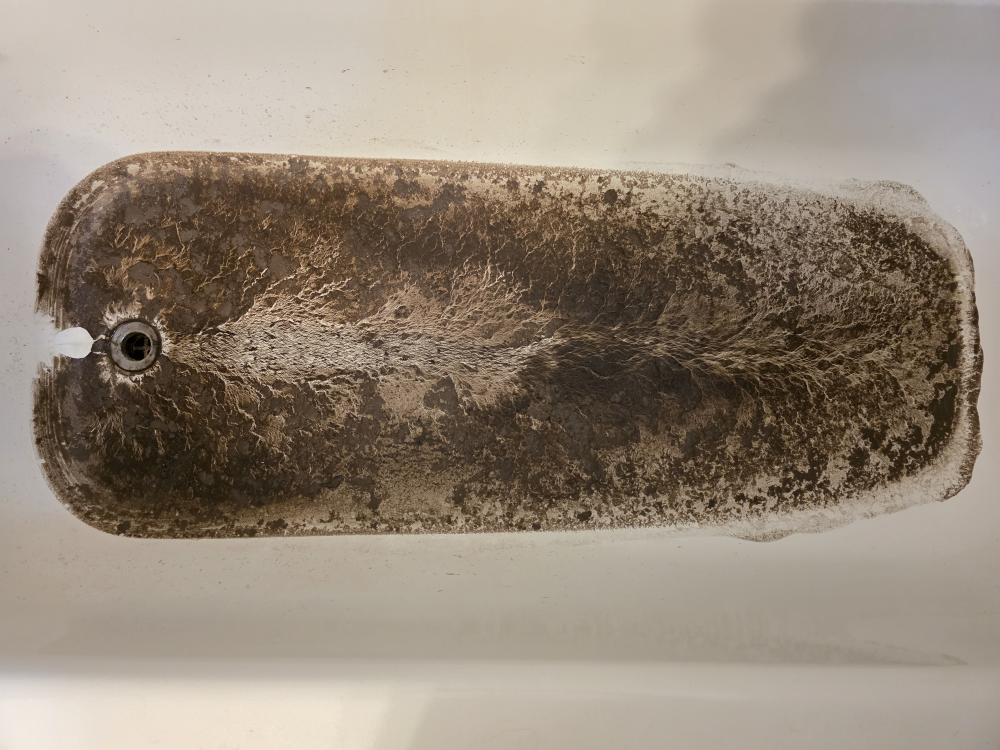
#> input picture day-14/data/source/tub_20260318_noexif.jpg, 4000 x 3000 px (shown at 1/4 size)
$ python photo_metrics.py
#> lines starting #> are read from the running program, lines starting #| are printed output that depends on the picture; after the words box and inside, x2 and y2 are one past the last pixel; in counts of white or black regions, pixels touching at a corner belong together
"""Day 14: rectify the tub photo onto the model frame and measure it.

The photo was taken from above with mild tilt. The wetted footprint (floor plus lower walls) is mapped by an
axis-aligned affine fit to its bounding box onto 1280 x 520 mm, the model frame. That ignores the small
keystone (left end about 6 % taller than the right in the photo) and the curvature of the walls; both are
stated on the page. Lighting is flattened by dividing by a 40 mm blur, so "pale" means paler than the
neighbourhood, not lit by the lamp.

Writes data/derived/photo_rect_05mm.jpg (display), data/derived/photo_metrics.npz and photo_metrics.json.
Run: python -I scripts/photo_metrics.py
"""
import json
from pathlib import Path

import numpy as np
from PIL import Image
from scipy import ndimage as nd

ROOT = Path(__file__).resolve().parents[1]
SRC = ROOT / "data" / "source" / "tub_20260318_noexif.jpg"
DER = ROOT / "data" / "derived"
BOX = (120, 608, 3932, 2152)        # footprint bounding box in the 4000 x 3000 photo (left, top, right, bottom)
LX, LY = 1280, 520                  # mm
DRAIN = (120, 260)                  # mm


def structure_orientation(img, sigma_d=1.0, sigma_i=4.0):
    gy, gx = np.gradient(nd.gaussian_filter(img, sigma_d))
    jxx = nd.gaussian_filter(gx * gx, sigma_i)
    jyy = nd.gaussian_filter(gy * gy, sigma_i)
    jxy = nd.gaussian_filter(gx * gy, sigma_i)
    theta = 0.5 * np.arctan2(2 * jxy, jxx - jyy) + np.pi / 2      # direction ALONG the features
    lam = np.sqrt((jxx - jyy) ** 2 + 4 * jxy ** 2)
    coh = lam / (jxx + jyy + 1e-12)
    return theta, coh


def metrics(pale, theta, coh, mask, px_mm):
    """Shared by photo and model: along-axis and cross-axis pale fraction, orientation relative to the drain."""
    ny, nx = pale.shape
    x = (np.arange(nx) + 0.5) * px_mm
    y = (np.arange(ny) + 0.5) * px_mm
    X, Y = np.meshgrid(x, y)
    to_drain = np.arctan2(DRAIN[1] - Y, DRAIN[0] - X)
    rel = np.abs(((theta - to_drain) + np.pi / 2) % np.pi - np.pi / 2)   # 0 = aligned with the drain direction
    bins_x = np.linspace(0, LX, 33)
    bins_y = np.linspace(0, LY, 14)
    along = [float(pale[mask & (X >= a) & (X < b)].mean()) for a, b in zip(bins_x[:-1], bins_x[1:], strict=True)]
    across = [float(pale[mask & (Y >= a) & (Y < b)].mean()) for a, b in zip(bins_y[:-1], bins_y[1:], strict=True)]
    strong = mask & (coh > 0.35)
    zones = {"drain (<10 cm)": np.hypot(X - DRAIN[0], Y - DRAIN[1]) < 100,
             "axis (middle third)": (np.abs(Y - LY / 2) < LY / 6) & (X > 150),
             "walls (outer band)": (np.abs(Y - LY / 2) > LY * 0.36) & (X > 150)}
    rose = {}
    for k, z in zones.items():
        h, _ = np.histogram(rel[strong & z], bins=9, range=(0, np.pi / 2), weights=coh[strong & z])
        rose[k] = (h / max(h.sum(), 1e-9)).round(4).tolist()
    return {"pale_frac": float(pale[mask].mean()), "along_x_mm": bins_x.tolist(), "along": along,
            "across_y_mm": bins_y.tolist(), "across": across, "rose_bins_deg": np.linspace(0, 90, 10).tolist(), "rose": rose}


def main():
    DER.mkdir(parents=True, exist_ok=True)
    im = Image.open(SRC).convert("RGB").crop(BOX)
    im.resize((LX * 2, LY * 2), Image.LANCZOS).save(DER / "photo_rect_05mm.jpg", quality=88)
    a = np.asarray(im.resize((LX, LY), Image.LANCZOS), float) / 255.0          # 1 mm pixels
    L = a.mean(2)
    flat = L / nd.gaussian_filter(L, 40)
    # footprint mask in the rectified frame: dark or saturated, closed and filled
    sat = a.max(2) - a.min(2)
    m = (L < 0.59) | (sat > 0.18)
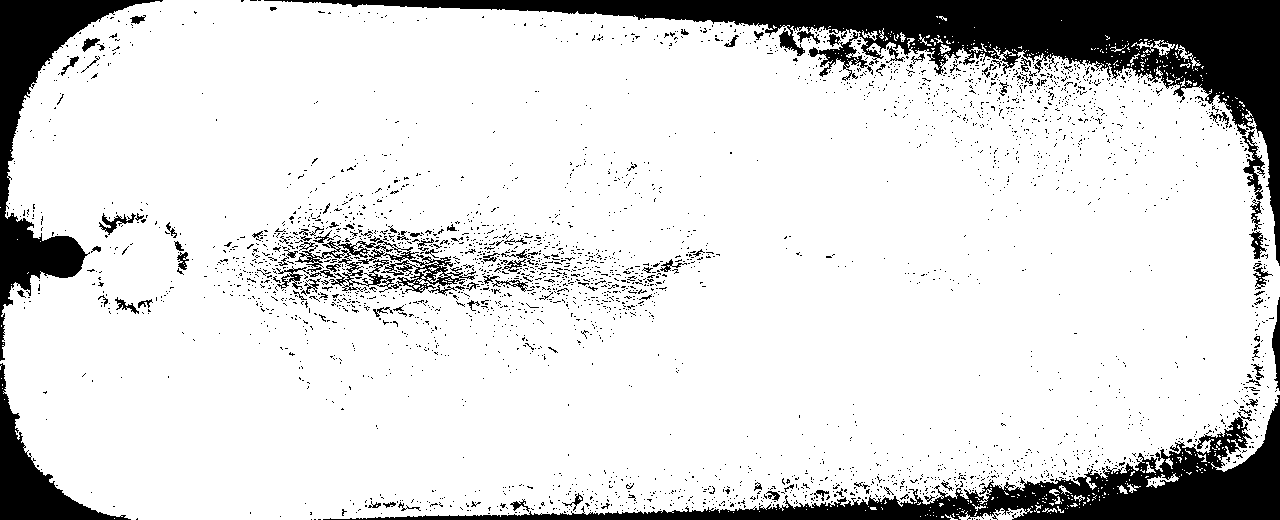
#> m: shape (520, 1280) bool; 85.2% white; 3218 black regions (3104 under 20 px), largest, box (x1, y1, x2, y2) and area: (264, 0, 1280, 266) 39562, (323, 395, 1280, 520) 22004, (0, 0, 163, 361) 12584
    m = nd.binary_fill_holes(nd.binary_closing(m, iterations=8))
#> m: shape (520, 1280) bool; 89.3% white; 1 black region, box (x1, y1, x2, y2) and area: (0, 0, 1280, 520) 71534
    lab, n = nd.label(m)
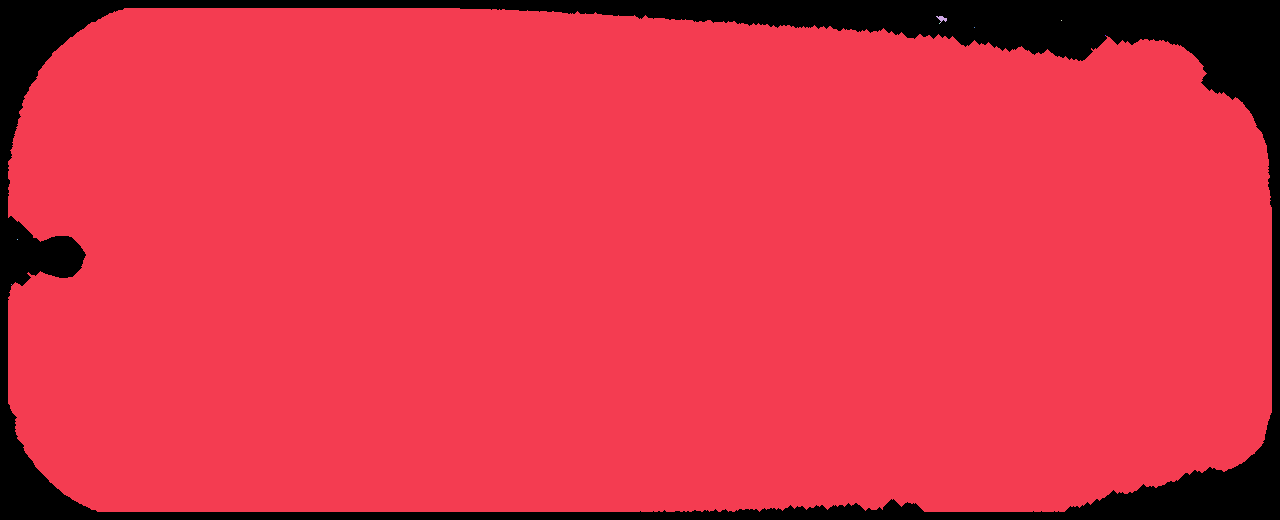
#> lab: shape (520, 1280) int32; 10 distinct labels, from 0 to 9; one colour per label, 0 black
#> n = 9
    m = lab == (np.argmax(nd.sum(m, lab, range(1, n + 1))) + 1)
#> m: shape (520, 1280) bool; 89.2% white; 1 black region, box (x1, y1, x2, y2) and area: (0, 0, 1280, 520) 71579
    m = nd.binary_erosion(m, iterations=6)
#> m: shape (520, 1280) bool; 86.3% white; 1 black region, box (x1, y1, x2, y2) and area: (0, 0, 1280, 520) 91247
    # pale = clearly paler than the neighbourhood AND fairly light in absolute terms (scoured film or enamel)
    pale = (flat > 1.15) & (L > np.percentile(L[m], 55))
#> pale: shape (520, 1280) bool; 27.6% white; 6905 white regions (6323 under 20 px), largest, box (x1, y1, x2, y2) and area: (253, 131, 1280, 520) 26638, (162, 160, 564, 398) 18466, (0, 0, 179, 520) 16242
    theta, coh = structure_orientation(flat)
#> in structure_orientation, `lam = np.sqrt((jxx - jyy) ** 2 + 4 * jxy ** 2)`:
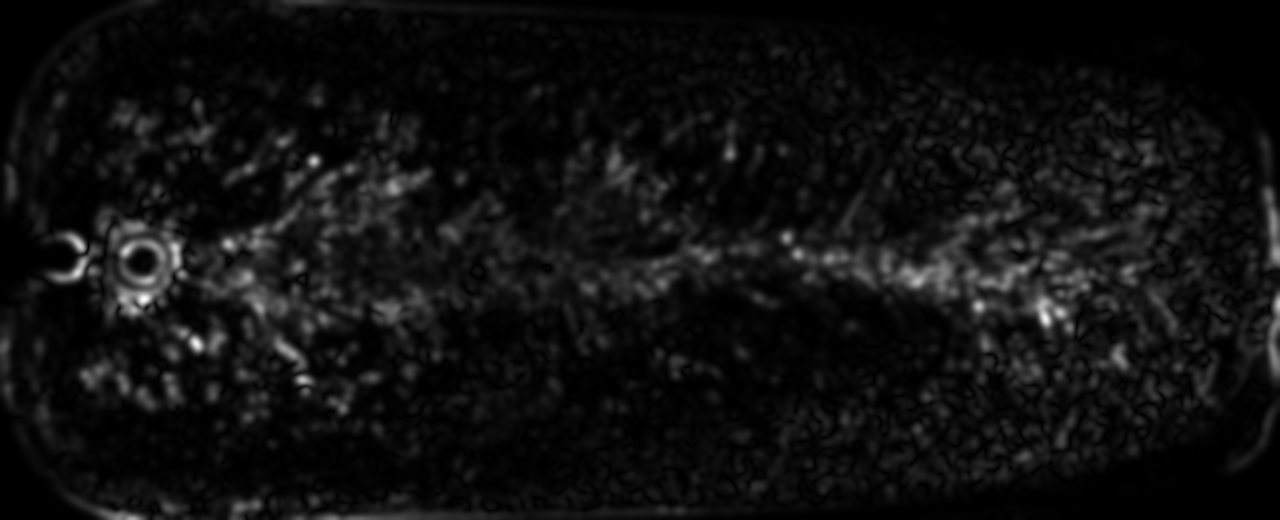
#> lam: shape (520, 1280) float64; min 3.69e-08, max 0.0747, mean 0.00475; drawn with min black and max white
#> in structure_orientation, `coh = lam / (jxx + jyy + 1e-12)`:
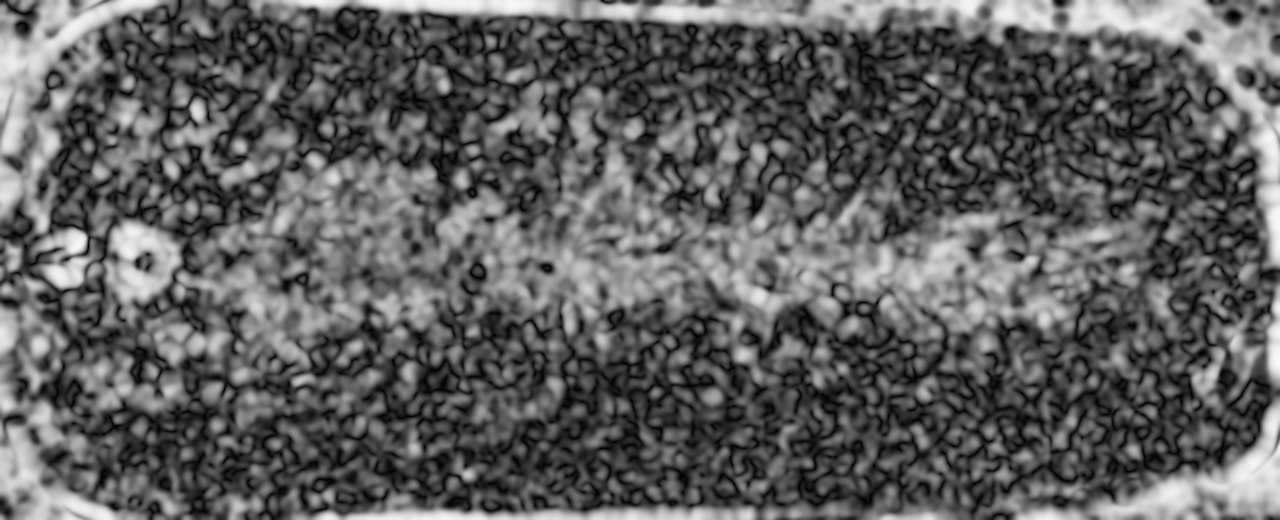
#> coh: shape (520, 1280) float64; min 0.000667, max 0.981, mean 0.371
    res = metrics(pale, theta, coh, m, 1.0)
#> in metrics, `rel = np.abs(((theta - to_drain) + np.pi / 2) % np.pi - np.pi / 2)`:
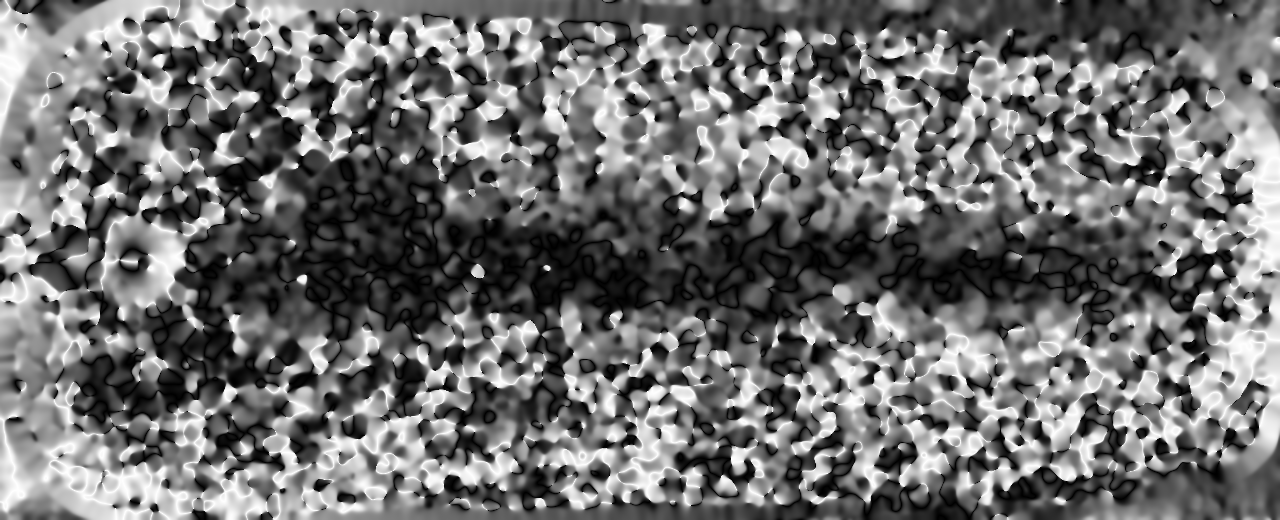
#> rel: shape (520, 1280) float64; min 8.45e-07, max 1.57, mean 0.691; drawn with min black and max white
#> in metrics, `along = [float(pale[mask & (X >= a) & (X < b)].mean()) for a, b in zip..`: along = 32 values, max 0.517 at index 31, min 0.0723 at index 0, mean 0.245
#> in metrics, `across = [float(pale[mask & (Y >= a) & (Y < b)].mean()) for a, b in zi..`: across = [0.323, 0.215, 0.18, 0.193, 0.236, 0.309, 0.385, 0.288, 0.179, 0.186, 0.191, 0.217, 0.399]
#> in metrics, `strong = mask & (coh > 0.35)`:
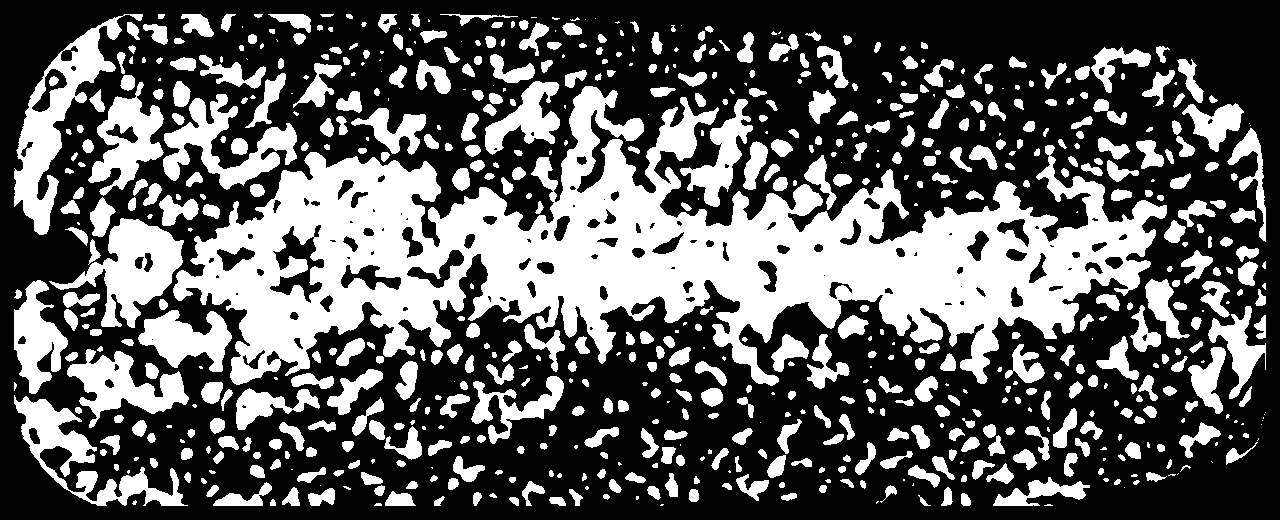
#> strong: shape (520, 1280) bool; 36.9% white; 706 white regions (159 under 20 px), largest, box (x1, y1, x2, y2) and area: (173, 86, 1167, 386) 114870, (14, 14, 143, 235) 7000, (49, 218, 184, 328) 6011
#> after the loop in metrics, `for k, z in zones.items():`: rose = 3 items
#> res = 7 items
    res["note"] = "1 mm pixels; pale = 15 % above the 40 mm local mean and above the footprint's 55th percentile of lightness"
    np.savez_compressed(DER / "photo_metrics.npz", L=L.astype("f4"), flat=flat.astype("f4"), pale=pale, mask=m,
                        theta=theta.astype("f4"), coh=coh.astype("f4"))
    (DER / "photo_metrics.json").write_text(json.dumps(res, indent=1))
    print(json.dumps({k: res[k] for k in ("pale_frac", "rose")}, indent=1))
#> (printed output is left out)


if __name__ == "__main__":
    main()
